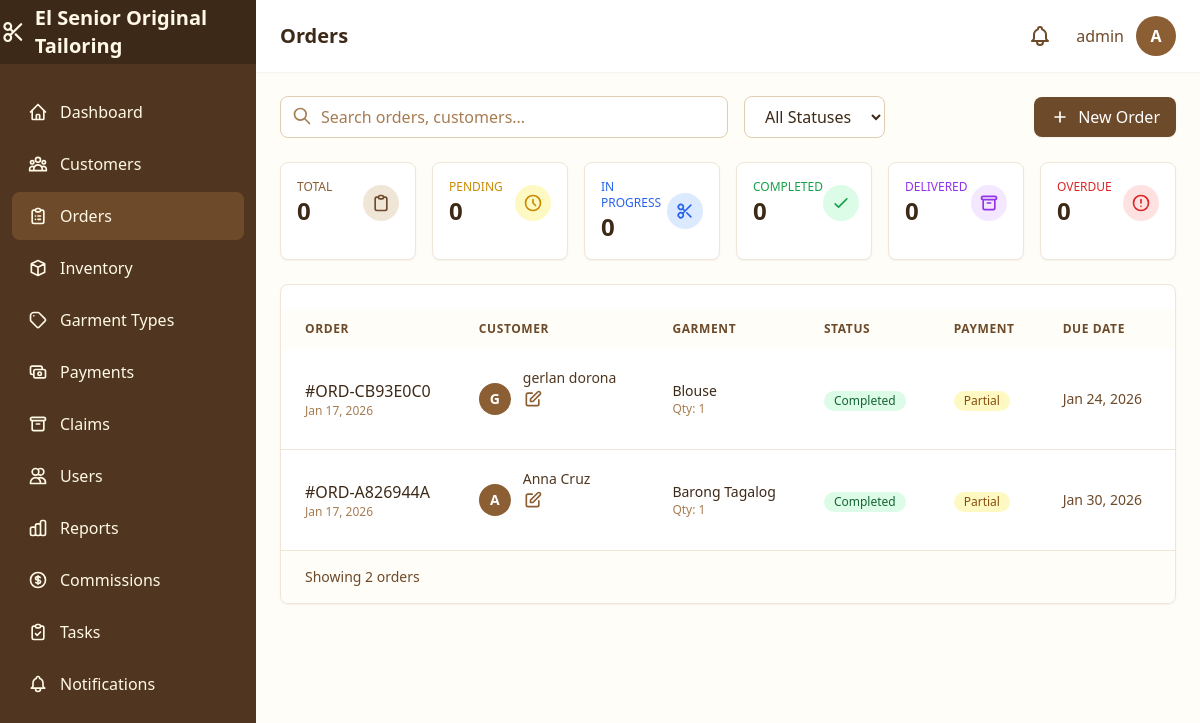
The page /orders/ (signed in) on the database as committed earlier.
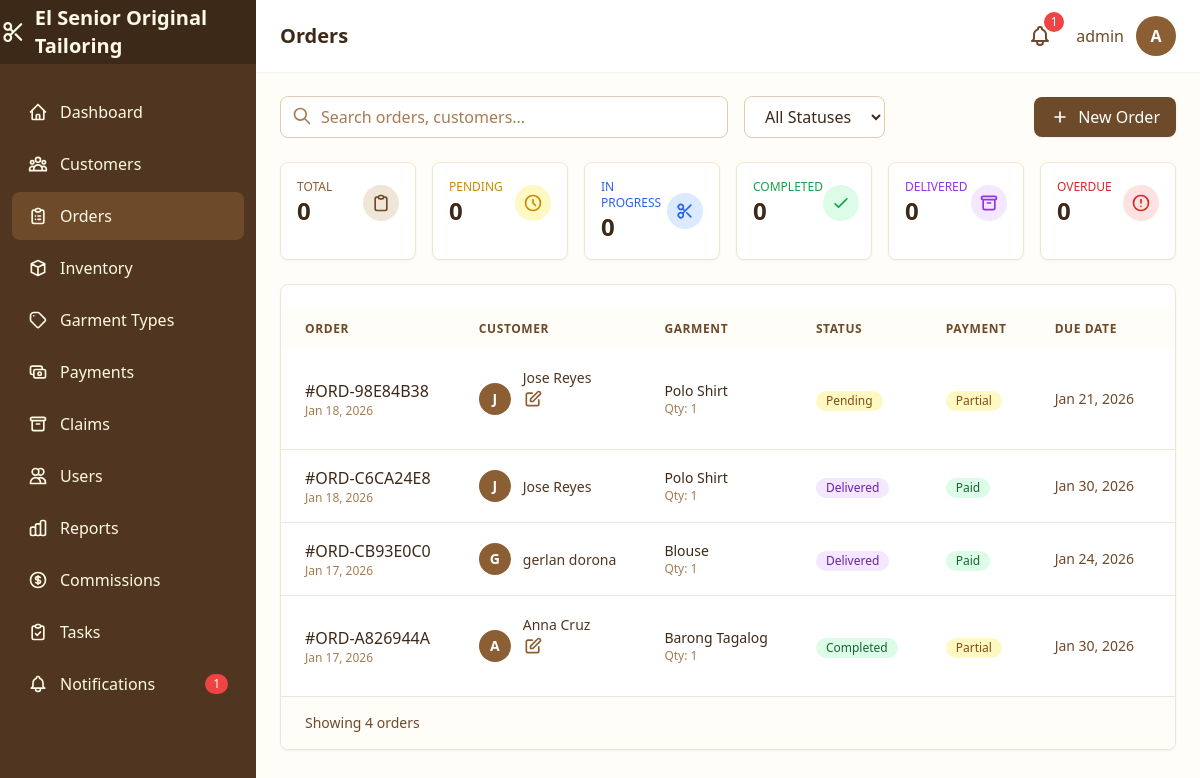
The same page on the database as committed later.
### core/models.py (models this page shows, shortened)
class Order(models.Model):
    STATUS_CHOICES = [
        ('pending', 'Pending'),
        ('in_progress', 'In Progress'),
        ('completed', 'Completed'),
        ('delivered', 'Delivered'),
        ('cancelled', 'Cancelled'),
    ]
    order_number = models.CharField(max_length=50, unique=True, editable=False)
    customer = models.ForeignKey(
        Customer,
        on_delete=models.PROTECT,
        related_name='orders'
    )
    garment_type = models.ForeignKey(
        GarmentType,
        on_delete=models.PROTECT
    )
    fabric = models.ForeignKey(
        Fabric,
        on_delete=models.PROTECT
    )
    quantity = models.PositiveIntegerField(default=1)
    fabric_meters_used = models.DecimalField(
        max_digits=10,
        decimal_places=2
    )
    measurements = models.JSONField(default=dict, blank=True)
    special_instructions = models.TextField(blank=True)
    total_price = models.DecimalField(max_digits=10, decimal_places=2)
    deposit_amount = models.DecimalField(max_digits=10, decimal_places=2)
    balance_amount = models.DecimalField(max_digits=10, decimal_places=2)
    status = models.CharField(max_length=20, choices=STATUS_CHOICES, default='pending')
    order_date = models.DateTimeField(auto_now_add=True)
    due_date = models.DateField(null=True, blank=True)
    completed_date = models.DateTimeField(null=True, blank=True)
    created_by = models.ForeignKey(
        User,
        on_delete=models.SET_NULL,
        null=True,
        related_name='created_orders'
    )
    created_at = models.DateTimeField(auto_now_add=True)
    updated_at = models.DateTimeField(auto_now=True)
    class Meta:
        ordering = ['-created_at']
    @property
    def payment_status(self):
        total_paid = sum(p.amount for p in self.payments.filter(status='completed'))
        if total_paid >= self.total_price:
            return 'fully_paid'
        elif total_paid > 0:
            return 'partial'
        return 'unpaid'

class Customer(models.Model):
    name = models.CharField(max_length=200)
    contact_number = models.CharField(max_length=20)
    address = models.TextField(blank=True)
    email = models.EmailField(blank=True)
    created_at = models.DateTimeField(auto_now_add=True)
    updated_at = models.DateTimeField(auto_now=True)
    class Meta:
        ordering = ['-created_at']

class GarmentType(models.Model):
    name = models.CharField(max_length=200)
    description = models.TextField(blank=True)
    estimated_fabric_meters = models.DecimalField(
        max_digits=5,
        decimal_places=2,
        help_text="Estimated fabric meters required per garment"
    )
    base_price = models.DecimalField(
        max_digits=10,
        decimal_places=2,
        default=0,
        help_text="Base tailoring price"
    )
    default_tailor = models.ForeignKey(
        User,
        on_delete=models.SET_NULL,
        null=True,
        blank=True,
        related_name='specialized_garments',
        help_text="Default tailor for this garment type"
    )
    created_at = models.DateTimeField(auto_now_add=True)
    updated_at = models.DateTimeField(auto_now=True)
    class Meta:
        ordering = ['name']

### core/views.py (the view)
    def wrapper(request, *args, **kwargs):
        if not request.user.is_authenticated:
            return redirect("login")
        if not hasattr(request.user, "profile") or not request.user.profile.is_admin:
            messages.error(request, "Admin access required.")
            return redirect("dashboard")
        return view_func(request, *args, **kwargs)

### templates/orders/list.html (shortened to what the changed rows need)
{% extends 'base.html' %}
{% block page_title %}Orders{% endblock %}
{% block content %}
<div class="space-y-6">
    <div id="order-table-container" class="bg-white rounded-lg shadow-sm border border-brown-100 overflow-hidden">
        {% include 'orders/partials/order_table.html' %}
    </div>
</div>
{% endblock %}

### templates/base.html (shortened to what the changed rows need)
<!DOCTYPE html>
<html lang="en">
<head>
    {% load static %}
    <script src="{% static 'js/tailwind.js' %}"></script>
</head>
<body class="bg-cream-50 min-h-screen">
    {% block body %}
    {% if user.is_authenticated %}
    <div x-data="{ sidebarOpen: false }" class="flex h-screen overflow-hidden">
        <aside :class="sidebarOpen ? 'translate-x-0' : '-translate-x-full'"
               class="fixed inset-y-0 left-0 z-30 w-64 bg-brown-700 transform transition-transform duration-300 ease-in-out lg:translate-x-0 lg:static lg:inset-auto no-print">
            <nav class="mt-6 px-3">
                <div class="space-y-1">
                    <a href="{% url 'notification_list' %}"
                       class="flex items-center px-4 py-3 text-cream-100 rounded-lg hover:bg-brown-600 transition-colors {% if 'notifications' in request.path %}bg-brown-600{% endif %}">
                        Notifications
                        {% if unread_notification_count > 0 %}
                        <span class="ml-auto bg-red-500 text-white text-xs rounded-full px-2 py-0.5">{{ unread_notification_count }}</span>
                        {% endif %}
                    </a>
                </div>
            </nav>
        </aside>
        <div class="flex-1 flex flex-col overflow-hidden">
            <header class="bg-white shadow-sm z-10 no-print">
                <div class="flex items-center justify-between px-6 py-4">
                    <h1 class="text-xl font-semibold text-brown-800">{% block page_title %}Dashboard{% endblock %}</h1>
                    <div class="flex items-center gap-4">
                        <div x-data="{ notifOpen: false }" class="relative">
                            <button @click="notifOpen = !notifOpen"
                                    @click.away="notifOpen = false"
                                    class="relative p-2 text-brown-600 hover:text-brown-800 hover:bg-cream-100 rounded-full focus:outline-none transition-colors"
                                    hx-get="{% url 'notification_dropdown' %}"
                                    hx-trigger="click"
                                    hx-target="#notification-dropdown-content"
                                    hx-swap="innerHTML">
                                {% if unread_notification_count > 0 %}
                                <span class="absolute -top-1 -right-1 bg-red-500 text-white text-xs rounded-full h-5 w-5 flex items-center justify-center animate-pulse">
                                    {{ unread_notification_count|default:0 }}
                                </span>
                                {% endif %}
                            </button>
                        </div>
                </div>
            </header>
            <main class="flex-1 overflow-y-auto p-6">
                {% block content %}{% endblock %}
            </main>
        </div>
    </div>
    {% else %}
    {% block unauthenticated_content %}{% endblock %}
    {% endif %}
    {% endblock %}
</body>
</html>

### templates/orders/partials/order_table.html (shortened to what the changed rows need)
{% if orders %}
<table class="w-full">
    <thead class="bg-cream-50">
        <tr>
            <th class="px-6 py-3 text-left text-xs font-semibold text-brown-600 uppercase tracking-wider">Order</th>
            <th class="px-6 py-3 text-left text-xs font-semibold text-brown-600 uppercase tracking-wider">Customer</th>
            <th class="px-6 py-3 text-left text-xs font-semibold text-brown-600 uppercase tracking-wider hidden md:table-cell">Garment</th>
            <th class="px-6 py-3 text-left text-xs font-semibold text-brown-600 uppercase tracking-wider">Status</th>
            <th class="px-6 py-3 text-left text-xs font-semibold text-brown-600 uppercase tracking-wider hidden lg:table-cell">Payment</th>
            <th class="px-6 py-3 text-left text-xs font-semibold text-brown-600 uppercase tracking-wider hidden sm:table-cell">Due Date</th>
            <th class="px-6 py-3 text-right text-xs font-semibold text-brown-600 uppercase tracking-wider">Amount</th>
        </tr>
    </thead>
    <tbody class="divide-y divide-brown-100">
        {% for order in orders %}
        <tr class="hover:bg-cream-50 transition-colors" id="order-row-{{ order.pk }}">
            <td class="px-6 py-4 whitespace-nowrap">
                <div>
                    <a href="{% url 'order_detail' order.pk %}" class="text-brown-800 font-medium hover:text-brown-600 transition-colors">
                        #{{ order.order_number }}
                    </a>
                    <p class="text-xs text-brown-400">{{ order.order_date|date:"M j, Y" }}</p>
                </div>
            </td>
            <td class="px-6 py-4 whitespace-nowrap">
                <div class="flex items-center">
                    <div class="w-8 h-8 bg-brown-500 rounded-full flex items-center justify-center text-white font-semibold text-sm flex-shrink-0">
                        {{ order.customer.name|slice:":1"|upper }}
                    </div>
                    <div class="ml-3">
                        <a href="{% url 'customer_detail' order.customer.pk %}" class="text-brown-700 hover:text-brown-800 text-sm">
                            {{ order.customer.name|truncatechars:20 }}
                        </a>
                        {% if order.status != 'cancelled' and order.status != 'delivered' %}
                        <a href="{% url 'order_edit' order.pk %}"
                           class="p-2 text-brown-500 hover:text-brown-700 hover:bg-brown-100 rounded-lg transition-colors"
                           title="Edit Order">
                            <svg class="w-5 h-5" fill="none" stroke="currentColor" viewBox="0 0 24 24">
                                <path stroke-linecap="round" stroke-linejoin="round" stroke-width="2" d="M11 5H6a2 2 0 00-2 2v11a2 2 0 002 2h11a2 2 0 002-2v-5m-1.414-9.414a2 2 0 112.828 2.828L11.828 15H9v-2.828l8.586-8.586z"/>
                            </svg>
                        </a>
                        {% endif %}
                        </div>
                </div>
            </td>
            <td class="px-6 py-4 whitespace-nowrap hidden md:table-cell">
                <div>
                    <p class="text-brown-800 text-sm">{{ order.garment_type.name }}</p>
                    <p class="text-xs text-brown-400">Qty: {{ order.quantity }}</p>
                </div>
            </td>
            <td class="px-6 py-4 whitespace-nowrap">
                <span class="inline-flex items-center px-2.5 py-0.5 rounded-full text-xs font-medium
                    {% if order.status == 'completed' %}
                        bg-green-100 text-green-800
                    {% elif order.status == 'delivered' %}
                        bg-purple-100 text-purple-800
                    {% elif order.status == 'in_progress' %}
                        bg-blue-100 text-blue-800
                    {% elif order.status == 'confirmed' %}
                        bg-indigo-100 text-indigo-800
                    {% elif order.status == 'pending' %}
                        bg-yellow-100 text-yellow-800
                    {% elif order.status == 'cancelled' %}
                        bg-red-100 text-red-800
                    {% else %}
                        bg-gray-100 text-gray-800
                    {% endif %}">
                    {{ order.get_status_display|default:order.status|title }}
                </span>
            </td>
            <td class="px-6 py-4 whitespace-nowrap hidden lg:table-cell">
                <span class="inline-flex items-center px-2.5 py-0.5 rounded-full text-xs font-medium
                    {% if order.payment_status == 'fully_paid' %}
                        bg-green-100 text-green-800
                    {% elif order.payment_status == 'partial' %}
                        bg-yellow-100 text-yellow-800
                    {% else %}
                        bg-red-100 text-red-800
                    {% endif %}">
                    {% if order.payment_status == 'fully_paid' %}
                        Paid
                    {% elif order.payment_status == 'partial' %}
                        Partial
                    {% else %}
                        Unpaid
                    {% endif %}
                </span>
            </td>
            <td class="px-6 py-4 whitespace-nowrap hidden sm:table-cell">
                <p class="text-sm {% if order.is_overdue %}text-red-600 font-medium{% else %}text-brown-600{% endif %}">
                    {{ order.due_date|date:"M j, Y"|default:"-" }}
                </p>
            </td>
            <td class="px-6 py-4 whitespace-nowrap text-right">
            </td>
        </tr>
        {% endfor %}
    </tbody>
</table>
{% if page_obj.has_other_pages %}
<div class="px-6 py-4 bg-cream-50 border-t border-brown-100">
    <div class="flex items-center justify-between">
        <p class="text-sm text-brown-600">
            Showing <span class="font-medium">{{ page_obj.start_index }}</span> to <span class="font-medium">{{ page_obj.end_index }}</span>
            of <span class="font-medium">{{ page_obj.paginator.count }}</span> orders
        </p>
        <nav class="flex items-center space-x-1">
            {% if page_obj.has_previous %}
            <a href="?page={{ page_obj.previous_page_number }}{% if search_query %}&search={{ search_query }}{% endif %}{% if status_filter %}&status={{ status_filter }}{% endif %}"
               class="px-3 py-2 text-brown-600 hover:bg-brown-100 rounded-lg transition-colors"
               hx-get="{% url 'order_list' %}?page={{ page_obj.previous_page_number }}{% if search_query %}&search={{ search_query }}{% endif %}{% if status_filter %}&status={{ status_filter }}{% endif %}"
               hx-target="#order-table-container"
               hx-select="#order-table-container"
               hx-push-url="true">
                <svg class="w-5 h-5" fill="none" stroke="currentColor" viewBox="0 0 24 24">
                    <path stroke-linecap="round" stroke-linejoin="round" stroke-width="2" d="M15 19l-7-7 7-7"/>
                </svg>
            </a>
            {% endif %}
            {% for num in page_obj.paginator.page_range %}
                {% if page_obj.number == num %}
                <span class="px-3 py-2 bg-brown-600 text-white rounded-lg font-medium">{{ num }}</span>
                {% elif num > page_obj.number|add:'-3' and num < page_obj.number|add:'3' %}
                <a href="?page={{ num }}{% if search_query %}&search={{ search_query }}{% endif %}{% if status_filter %}&status={{ status_filter }}{% endif %}"
                   class="px-3 py-2 text-brown-600 hover:bg-brown-100 rounded-lg transition-colors"
                   hx-get="{% url 'order_list' %}?page={{ num }}{% if search_query %}&search={{ search_query }}{% endif %}{% if status_filter %}&status={{ status_filter }}{% endif %}"
                   hx-target="#order-table-container"
                   hx-select="#order-table-container"
                   hx-push-url="true">
                    {{ num }}
                </a>
                {% endif %}
            {% endfor %}
            {% if page_obj.has_next %}
            <a href="?page={{ page_obj.next_page_number }}{% if search_query %}&search={{ search_query }}{% endif %}{% if status_filter %}&status={{ status_filter }}{% endif %}"
               class="px-3 py-2 text-brown-600 hover:bg-brown-100 rounded-lg transition-colors"
               hx-get="{% url 'order_list' %}?page={{ page_obj.next_page_number }}{% if search_query %}&search={{ search_query }}{% endif %}{% if status_filter %}&status={{ status_filter }}{% endif %}"
               hx-target="#order-table-container"
               hx-select="#order-table-container"
               hx-push-url="true">
                <svg class="w-5 h-5" fill="none" stroke="currentColor" viewBox="0 0 24 24">
                    <path stroke-linecap="round" stroke-linejoin="round" stroke-width="2" d="M9 5l7 7-7 7"/>
                </svg>
            </a>
            {% endif %}
        </nav>
    </div>
</div>
{% else %}
<div class="px-6 py-4 bg-cream-50 border-t border-brown-100">
    <p class="text-sm text-brown-600">
        Showing <span class="font-medium">{{ orders|length }}</span> order{{ orders|length|pluralize }}
    </p>
</div>
{% endif %}
{% endif %}

Rows that differ between the two databases and show on the page:
added Order: order_number "ORD-98E84B38", order_date "Jan 18, 2026", customer.name "J", customer.name "Jose Reyes", garment_type.name "Polo Shirt", quantity "1", status "Pending", total_price "Partial", due_date "Jan 21, 2026"
added Order: order_number "ORD-C6CA24E8", order_date "Jan 18, 2026", customer.name "J", customer.name "Jose Reyes", garment_type.name "Polo Shirt", quantity "1", status "Delivered", total_price "Paid", due_date "Jan 30, 2026"
changed Order "ORD-CB93E0C0": status "Completed" → "Delivered"; text "Partial" → "Paid"
Other text that changed with them:
{{ unread_notification_count }}: (not shown) → "1"
{{ unread_notification_count|default:0 }}: (not shown) → "1"
{{ orders|length }}: "2" → "4"
